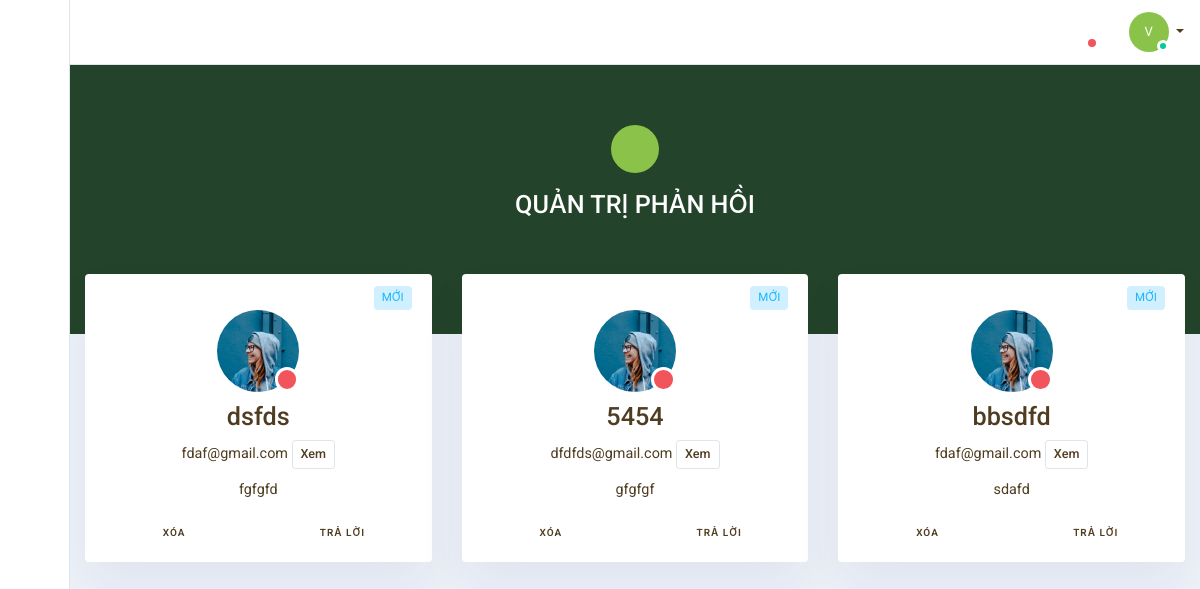
The page /index.php/admin/quan_tri_phan_hoi on the database as committed earlier.
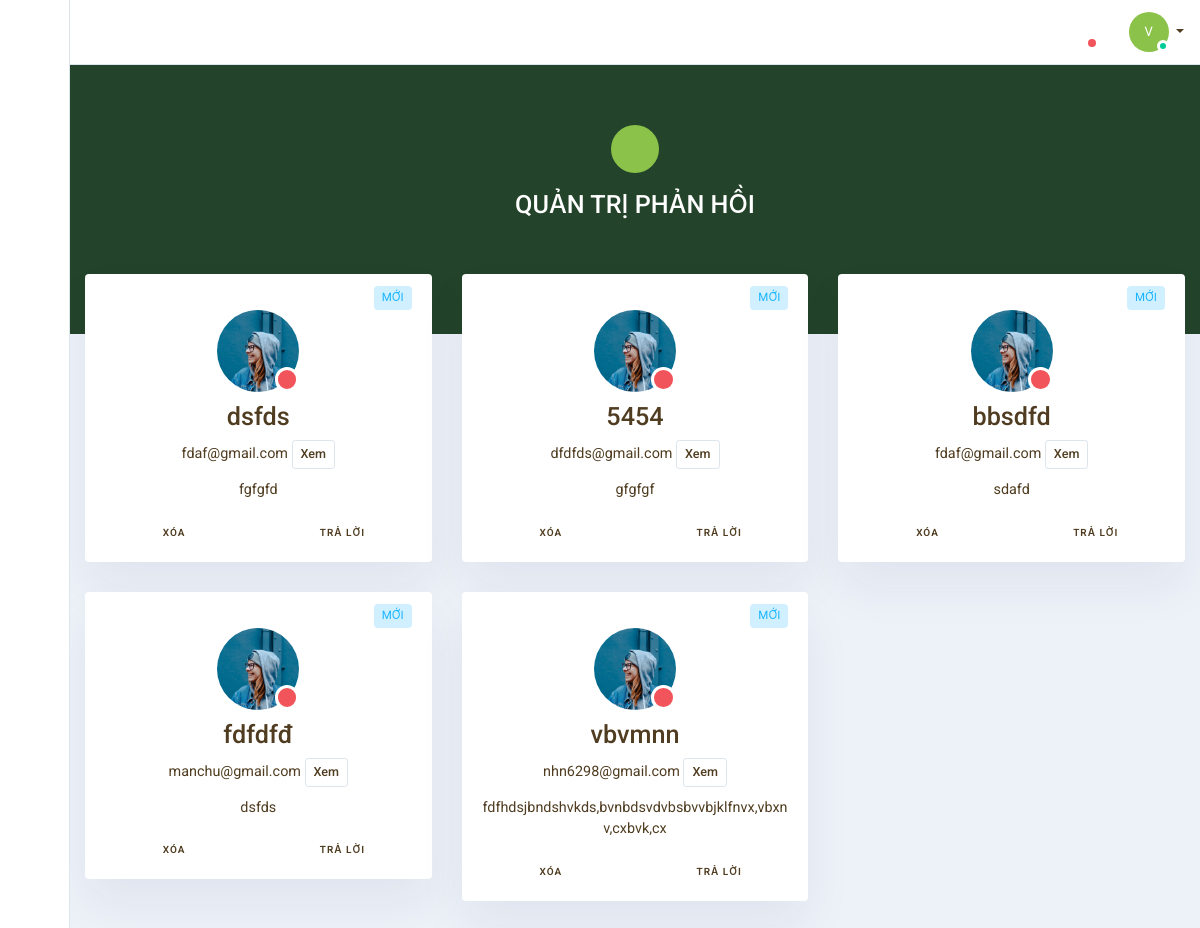
The same page on the database as committed later.
### tables this page shows
CREATE TABLE `tbl_phan_hoi` (
  `id` int(11) NOT NULL,
  `ho_ten` varchar(100) NOT NULL,
  `noi_dung_phan_hoi` text NOT NULL,
  `tai_khoan` varchar(50) NOT NULL,
  `thoi_gian_phan_hoi` timestamp NOT NULL DEFAULT current_timestamp(),
  `tieu_de` varchar(100) NOT NULL
);

### application/controllers/admin/Quan_tri_phan_hoi.php (called while the page is built, shortened)
<?php
class Quan_tri_phan_hoi extends CI_Controller {
	public function index()
	{
		$this->load->database();
		$this->load->helper('url');
		$query = $this->db->query("
			SELECT *
			FROM tbl_phan_hoi
		");
		$data['tieu_de'] = "Quản trị phản hồi";
		$this->load->view('admin/header', $data);
		$data['phan_hoi'] = $query->result();
		$this->load->view('admin/quan_tri_phan_hoi', $data);
	}
}

### index.php (called while the page is built, shortened)
<?php
require_once BASEPATH.'core/CodeIgniter.php';

### application/views/admin/quan_tri_phan_hoi.php (the view, shortened to what this page needs)
    <section class="admin-content " id="contact-search">
        <div class="bg-dark m-b-30">
            <div class="container">
                <div class="row p-b-60 p-t-60">
                    <div class="col-md-6 text-center mx-auto text-white p-b-30">
                        <div class="m-b-10">
                            <div class="avatar ">
                                <div class="avatar-title rounded-circle mdi mdi-contacts "></div>
                            </div>
                        </div>
                        <h3>QUẢN TRỊ PHẢN HỒI </h3>
                        </div>
                    </div>
                </div>
            </div>
        <section class="pull-up">
            <div class="container">
                <div class="row list">
                 <?php foreach ($phan_hoi as $row) {
                         ;?>
                    <div class="col-lg-4 col-md-6">
                        <div class="card m-b-30">
                            <div class="card-header">
                                <div class="card-controls">
                                    <a class="badge badge-soft-info" href="#">MỚI</a>
                                </div>
                            </div>
                            <div class="card-body">
                                <div class="text-center">
                                    <div>
                                        <div class="avatar avatar-xl avatar-dnd">
                                            <img class="avatar-img rounded-circle" src="../assets/img/users/user-5.jpg"
                                                 alt="name">
                                        </div>
                                    </div>
                                    <h3 class="p-t-10 searchBy-name"><?=$row->ho_ten;?></h3>
                                </div>
                                <div class="text-muted text-center m-b-10">
                                    <?=$row->tai_khoan;?> <a class="btn btn-sm btn-white" href="<?=base_url();?>admin/quan_tri_phan_hoi/xem_phan_hoi/<?=$row->id;?>">Xem</a>
                                </div>
                                <p class="text-muted text-center">
                                    <?=$row->noi_dung_phan_hoi;?>
                                </p>
                                <div class="row text-center p-b-10">
                                    <div class="col">
                                        <a href="<?=base_url();?>admin/quan_tri_phan_hoi/xoa_phan_hoi/<?=$row->id;?>">
                                            <div class="text-overline">Xóa</div>
                                        </a>
                                    </div>
                                    <div class="col">
                                        <a href="<?=base_url();?>admin/quan_tri_phan_hoi/phan_hoi_tra_loi">
                                            <div class="text-overline">Trả lời</div>
                                        </a>
                                    </div>
                                </div>
                            </div>
                        </div>
                    </div>
                     <?php
                            }
                            ;?>
                </div>
            </div>
        </section>
    </section>
</main>
</body>
</html>

Rows that differ between the two databases and show on the page:
added tbl_phan_hoi: ho_ten "fdfdfđ", tai_khoan "manchu@gmail.com", noi_dung_phan_hoi "dsfds"
added tbl_phan_hoi: ho_ten "vbvmnn", tai_khoan "nhn6298@gmail.com", noi_dung_phan_hoi "fdfhdsjbndshvkds,bvnbdsvdvbsbvvbjklfnvx,vbxnv,cxbvk,cx"
